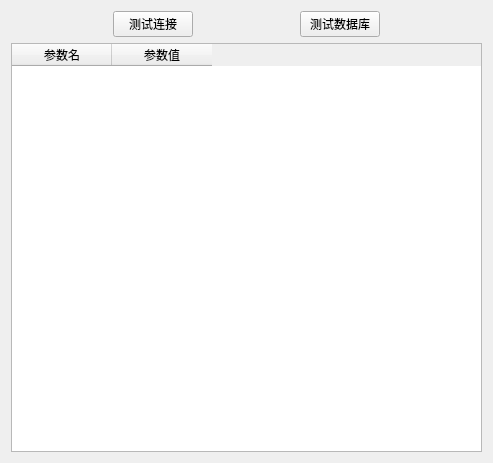
<?xml version="1.0" encoding="UTF-8"?>
<ui version="4.0">
 <class>Form</class>
 <widget class="QWidget" name="Form">
  <property name="geometry">
   <rect>
    <x>0</x>
    <y>0</y>
    <width>493</width>
    <height>463</height>
   </rect>
  </property>
  <property name="windowTitle">
   <string>Form</string>
  </property>
  <layout class="QVBoxLayout" name="verticalLayout">
   <item>
    <layout class="QHBoxLayout" name="horizontalLayout">
     <item>
      <spacer name="horizontalSpacer">
       <property name="orientation">
        <enum>Qt::Horizontal</enum>
       </property>
       <property name="sizeHint" stdset="0">
        <size>
         <width>40</width>
         <height>20</height>
        </size>
       </property>
      </spacer>
     </item>
     <item>
      <widget class="QPushButton" name="Button_join">
       <property name="text">
        <string>测试连接</string>
       </property>
      </widget>
     </item>
     <item>
      <spacer name="horizontalSpacer_2">
       <property name="orientation">
        <enum>Qt::Horizontal</enum>
       </property>
       <property name="sizeHint" stdset="0">
        <size>
         <width>40</width>
         <height>20</height>
        </size>
       </property>
      </spacer>
     </item>
     <item>
      <widget class="QPushButton" name="Button_database">
       <property name="text">
        <string>测试数据库</string>
       </property>
      </widget>
     </item>
     <item>
      <spacer name="horizontalSpacer_3">
       <property name="orientation">
        <enum>Qt::Horizontal</enum>
       </property>
       <property name="sizeHint" stdset="0">
        <size>
         <width>40</width>
         <height>20</height>
        </size>
       </property>
      </spacer>
     </item>
    </layout>
   </item>
   <item>
    <widget class="QTableWidget" name="tableWidget">
     <column>
      <property name="text">
       <string>参数名</string>
      </property>
     </column>
     <column>
      <property name="text">
       <string>参数值</string>
      </property>
     </column>
    </widget>
   </item>
  </layout>
 </widget>
 <resources/>
 <connections/>
</ui>
